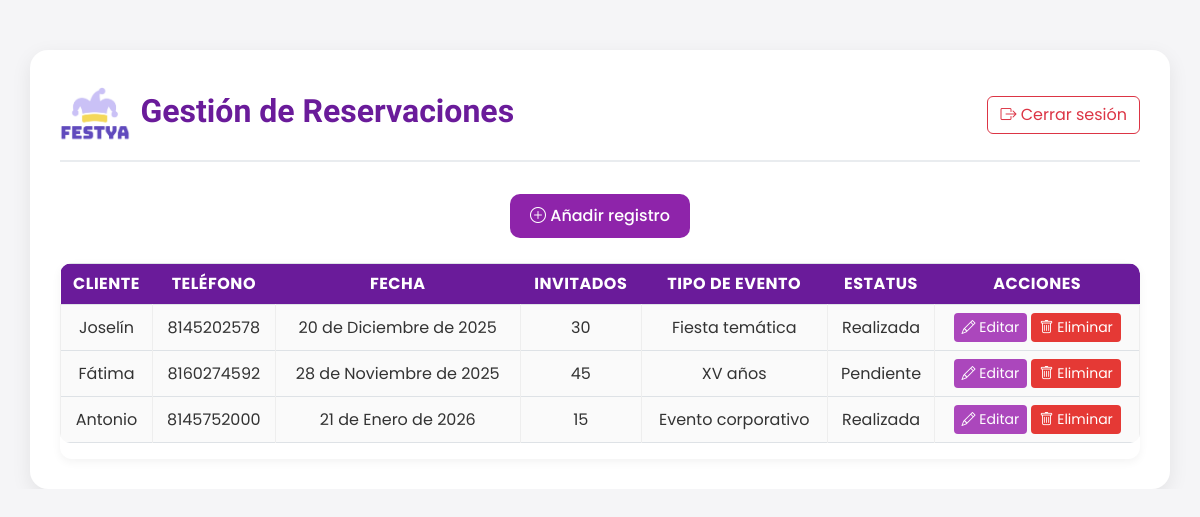
Screenshot of /reservaciones/admin/gestion/ (signed in) with the database file from the repository.
### reservaciones/models.py (models this page shows, shortened)
class Reservacion(models.Model):
    ESTATUS = [
        ("pendiente", "Pendiente"),
        ("confirmada", "Confirmada"),
        ("realizada", "Realizada"),
    ]
    nombreCliente = models.CharField(max_length=100)
    telefono = models.CharField(max_length=10, validators=[MinLengthValidator(10)])
    fechaEvento = models.DateField()
    numInvitados = models.PositiveSmallIntegerField(
        validators=[MinValueValidator(1), MaxValueValidator(50)],
        help_text="1 a 50 invitados permitidos"
    )
    estatus = models.CharField(max_length=10, choices=ESTATUS, default="pendiente")
    tipoEvento = models.ForeignKey(TipoEvento, on_delete=models.PROTECT)

class TipoEvento(models.Model):
    nombre = models.CharField(max_length=50, unique=True)

### reservaciones/views.py (the view)
# urls.py: path('admin/gestion/', views.gestion_admin, name='gestion_admin'),
@login_required
def gestion_admin(request):
    reservaciones = Reservacion.objects.all()
    return render(request, 'reservaciones/gestion_admin.html', {'reservaciones': reservaciones})

### reservaciones/templates/reservaciones/gestion_admin.html (shortened to what this page needs)
{% extends 'base.html' %}
{% load static %}
{% block content %}
<link href="https://cdn.jsdelivr.net/npm/bootstrap@5.3.0/dist/css/bootstrap.min.css" rel="stylesheet">
<link rel="stylesheet" href="{% static 'reservaciones/css/gestion_admin.css' %}">
<div class="container">
    <div class="header-admin">
        <div class="d-flex align-items-center">
            <img src="{% static 'reservaciones/img/LOGO.png' %}" alt="Logo">
            <h2>Gestión de Reservaciones</h2>
        </div>
        <div>
    <form action="{% url 'logout' %}" method="post" style="display: inline;">
        <button type="submit" class="btn btn-outline-danger ms-2" style="border: 1px solid #dc3545;">
            <i class="bi bi-box-arrow-right"></i> Cerrar sesión
        </button>
    </form>
</div>
    </div>
    <div class="botones">
        <a href="{% url 'agregar_reservacion' %}" class="btn btn-agregar"><i class="bi bi-plus-circle"></i> Añadir
            registro</a>
    </div>
    <div class="table-responsive">
        <table class="table table-bordered text-center align-middle">
            <thead>
                <tr>
                    <th>Cliente</th>
                    <th>Teléfono</th>
                    <th>Fecha</th>
                    <th>Invitados</th>
                    <th>Tipo de Evento</th>
                    <th>Estatus</th>
                    <th>Acciones</th>
                </tr>
            </thead>
            <tbody>
                {% for r in reservaciones %}
                <tr>
                    <td>{{ r.nombreCliente }}</td>
                    <td>{{ r.telefono }}</td>
                    <td>{{ r.fechaEvento }}</td>
                    <td>{{ r.numInvitados }}</td>
                    <td>{{ r.tipoEvento.nombre }}</td>
                    <td>{{ r.get_estatus_display }}</td>
                    <td>
                        <a href="{% url 'actualizar_reservacion' r.id %}" class="btn btn-editar btn-sm">
                            <i class="bi bi-pencil"></i> Editar
                        </a>
                        <a href="{% url 'eliminar_reservacion' r.id %}" class="btn btn-eliminar btn-sm"
                            onclick="return confirm('¿Seguro que quieres eliminar esta reservación?')">
                            <i class="bi bi-trash"></i> Eliminar
                        </a>
                    </td>
                </tr>
                {% empty %}
                <tr>
                    <td colspan="7" class="text-center">No hay reservaciones registradas.</td>
                </tr>
                {% endfor %}
            </tbody>
        </table>
    </div>
</div>
{% endblock %}

### inicio/static/css/styles.css (style rules this page uses)
:root { --primario: #604abd; --secundario: #cac1f6; --secundario-light: #f1eeff; --secundario-dark: #837aae; --terciario: #f4d85a; --terciario-light: #fff6cd; --terciario-dark: #dbbc40; --blanco: #fff; --semi-blanco: #f8f8f8; --gris: #efefef; --gris-fuerte: #4b4b4b; --negro: #343434; --transparente: rgba(255, 255, 255, 0); --shadow: rgba(165,145,239,0.30); }
html { font-size: 100%; width: 100%; max-width: 100%; overflow-x: hidden; }
body { font-family: 'Poppins', sans-serif; font-size: 1rem; margin: 0; padding: 0; width: 100%; max-width: 100%; overflow-x: hidden; }
h2 { font-family: 'Bungee'; font-size: 3rem; }
.btn { border-radius: 5px; padding: 8px 15px; transition: ease 0.3s; }

### reservaciones/static/reservaciones/css/gestion_admin.css (style rules this page uses)
body { background-color: #f5f5f7; font-family: "Poppins", sans-serif; color: #333; }
.container { background: #fff; border-radius: 18px; padding: 30px; box-shadow: 0 6px 20px rgba(0, 0, 0, 0.08); margin-top: 50px; transition: all 0.3s ease; }
.header-admin { display: flex; justify-content: space-between; align-items: center; margin-bottom: 2rem; border-bottom: 2px solid #e9ecef; padding-bottom: 10px; }
.header-admin img { height: 70px; }
.header-admin h2 { color: #6a1b9a; font-weight: 600; margin-left: 10px; }
.botones { text-align: center; margin-bottom: 25px; }
.botones a { margin: 0 5px; border-radius: 10px; padding: 10px 20px; font-weight: 500; transition: all 0.3s ease-in-out; }
.btn-agregar { background-color: #8e24aa; color: #fff; border: none; }
.table { border-radius: 10px; overflow: hidden; background-color: #fff; }
.table th { background-color: #6a1b9a; color: white; border: none; text-transform: uppercase; letter-spacing: 0.5px; }
.table td { background-color: #fafafa; color: #333; border-color: #eee; }
.btn-editar { background-color: #ab47bc; color: white; border: none; transition: 0.3s; }
.btn-eliminar { background-color: #e53935; color: white; border: none; transition: 0.3s; }
.table-responsive { box-shadow: 0 3px 10px rgba(0, 0, 0, 0.05); border-radius: 12px; }
.btn-outline-danger { transition: ease 0.4s; }

### rows the page displays
Reservacion: nombreCliente "Joselín", telefono "8145202578", fechaEvento "20 de Diciembre de 2025", numInvitados "30", tipoEvento.nombre "Fiesta temática", estatus "Realizada"
Reservacion: nombreCliente "Fátima", telefono "8160274592", fechaEvento "28 de Noviembre de 2025", numInvitados "45", tipoEvento.nombre "XV años", estatus "Pendiente"
Reservacion: nombreCliente "Antonio", telefono "8145752000", fechaEvento "21 de Enero de 2026", numInvitados "15", tipoEvento.nombre "Evento corporativo", estatus "Realizada"
